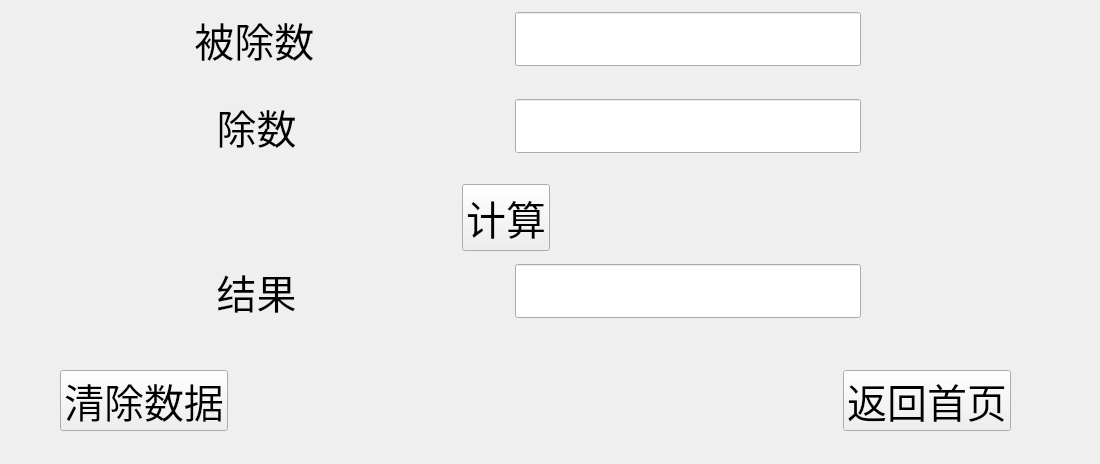
<?xml version="1.0" encoding="UTF-8"?>
<ui version="4.0">
 <class>Divide</class>
 <widget class="QWidget" name="Divide">
  <property name="geometry">
   <rect>
    <x>0</x>
    <y>0</y>
    <width>1100</width>
    <height>464</height>
   </rect>
  </property>
  <property name="windowTitle">
   <string>Form</string>
  </property>
  <widget class="QWidget" name="layoutWidget">
   <property name="geometry">
    <rect>
     <x>150</x>
     <y>10</y>
     <width>711</width>
     <height>311</height>
    </rect>
   </property>
   <layout class="QVBoxLayout" name="verticalLayout_2">
    <item>
     <layout class="QVBoxLayout" name="verticalLayout">
      <item>
       <layout class="QHBoxLayout" name="horizontalLayout">
        <item>
         <widget class="QLabel" name="label">
          <property name="font">
           <font>
            <pointsize>30</pointsize>
           </font>
          </property>
          <property name="text">
           <string>    被除数</string>
          </property>
         </widget>
        </item>
        <item>
         <spacer name="horizontalSpacer">
          <property name="orientation">
           <enum>Qt::Horizontal</enum>
          </property>
          <property name="sizeHint" stdset="0">
           <size>
            <width>40</width>
            <height>20</height>
           </size>
          </property>
         </spacer>
        </item>
        <item>
         <widget class="QLineEdit" name="num_1">
          <property name="font">
           <font>
            <pointsize>30</pointsize>
           </font>
          </property>
          <property name="text">
           <string/>
          </property>
         </widget>
        </item>
       </layout>
      </item>
      <item>
       <spacer name="verticalSpacer">
        <property name="orientation">
         <enum>Qt::Vertical</enum>
        </property>
        <property name="sizeHint" stdset="0">
         <size>
          <width>20</width>
          <height>40</height>
         </size>
        </property>
       </spacer>
      </item>
      <item>
       <layout class="QHBoxLayout" name="horizontalLayout_2">
        <item>
         <widget class="QLabel" name="label_2">
          <property name="font">
           <font>
            <pointsize>30</pointsize>
           </font>
          </property>
          <property name="text">
           <string>      除数</string>
          </property>
         </widget>
        </item>
        <item>
         <spacer name="horizontalSpacer_2">
          <property name="orientation">
           <enum>Qt::Horizontal</enum>
          </property>
          <property name="sizeHint" stdset="0">
           <size>
            <width>40</width>
            <height>20</height>
           </size>
          </property>
         </spacer>
        </item>
        <item>
         <widget class="QLineEdit" name="num_2">
          <property name="font">
           <font>
            <pointsize>30</pointsize>
           </font>
          </property>
          <property name="text">
           <string/>
          </property>
         </widget>
        </item>
       </layout>
      </item>
      <item>
       <spacer name="verticalSpacer_2">
        <property name="orientation">
         <enum>Qt::Vertical</enum>
        </property>
        <property name="sizeHint" stdset="0">
         <size>
          <width>20</width>
          <height>40</height>
         </size>
        </property>
       </spacer>
      </item>
     </layout>
    </item>
    <item>
     <layout class="QHBoxLayout" name="horizontalLayout_3">
      <item>
       <spacer name="horizontalSpacer_5">
        <property name="orientation">
         <enum>Qt::Horizontal</enum>
        </property>
        <property name="sizeHint" stdset="0">
         <size>
          <width>40</width>
          <height>20</height>
         </size>
        </property>
       </spacer>
      </item>
      <item>
       <widget class="QPushButton" name="btnCalculator">
        <property name="font">
         <font>
          <pointsize>30</pointsize>
         </font>
        </property>
        <property name="text">
         <string>计算</string>
        </property>
       </widget>
      </item>
      <item>
       <spacer name="horizontalSpacer_6">
        <property name="orientation">
         <enum>Qt::Horizontal</enum>
        </property>
        <property name="sizeHint" stdset="0">
         <size>
          <width>40</width>
          <height>20</height>
         </size>
        </property>
       </spacer>
      </item>
     </layout>
    </item>
    <item>
     <spacer name="verticalSpacer_3">
      <property name="orientation">
       <enum>Qt::Vertical</enum>
      </property>
      <property name="sizeHint" stdset="0">
       <size>
        <width>20</width>
        <height>40</height>
       </size>
      </property>
     </spacer>
    </item>
    <item>
     <layout class="QHBoxLayout" name="horizontalLayout_5">
      <item>
       <widget class="QLabel" name="label_3">
        <property name="font">
         <font>
          <pointsize>30</pointsize>
         </font>
        </property>
        <property name="text">
         <string>      结果</string>
        </property>
       </widget>
      </item>
      <item>
       <spacer name="horizontalSpacer_3">
        <property name="orientation">
         <enum>Qt::Horizontal</enum>
        </property>
        <property name="sizeHint" stdset="0">
         <size>
          <width>40</width>
          <height>20</height>
         </size>
        </property>
       </spacer>
      </item>
      <item>
       <widget class="QLineEdit" name="result">
        <property name="font">
         <font>
          <pointsize>30</pointsize>
         </font>
        </property>
       </widget>
      </item>
     </layout>
    </item>
   </layout>
  </widget>
  <widget class="QWidget" name="layoutWidget_2">
   <property name="geometry">
    <rect>
     <x>60</x>
     <y>370</y>
     <width>951</width>
     <height>61</height>
    </rect>
   </property>
   <layout class="QHBoxLayout" name="horizontalLayout_4">
    <item>
     <widget class="QPushButton" name="btnClear">
      <property name="font">
       <font>
        <pointsize>30</pointsize>
       </font>
      </property>
      <property name="text">
       <string>清除数据</string>
      </property>
     </widget>
    </item>
    <item>
     <spacer name="horizontalSpacer_4">
      <property name="orientation">
       <enum>Qt::Horizontal</enum>
      </property>
      <property name="sizeHint" stdset="0">
       <size>
        <width>40</width>
        <height>20</height>
       </size>
      </property>
     </spacer>
    </item>
    <item>
     <widget class="QPushButton" name="btnBack">
      <property name="font">
       <font>
        <pointsize>30</pointsize>
       </font>
      </property>
      <property name="text">
       <string>返回首页</string>
      </property>
     </widget>
    </item>
   </layout>
  </widget>
  <widget class="QLabel" name="warning">
   <property name="geometry">
    <rect>
     <x>30</x>
     <y>320</y>
     <width>1041</width>
     <height>41</height>
    </rect>
   </property>
   <property name="font">
    <font>
     <pointsize>20</pointsize>
    </font>
   </property>
   <property name="text">
    <string/>
   </property>
  </widget>
 </widget>
 <resources/>
 <connections/>
</ui>
